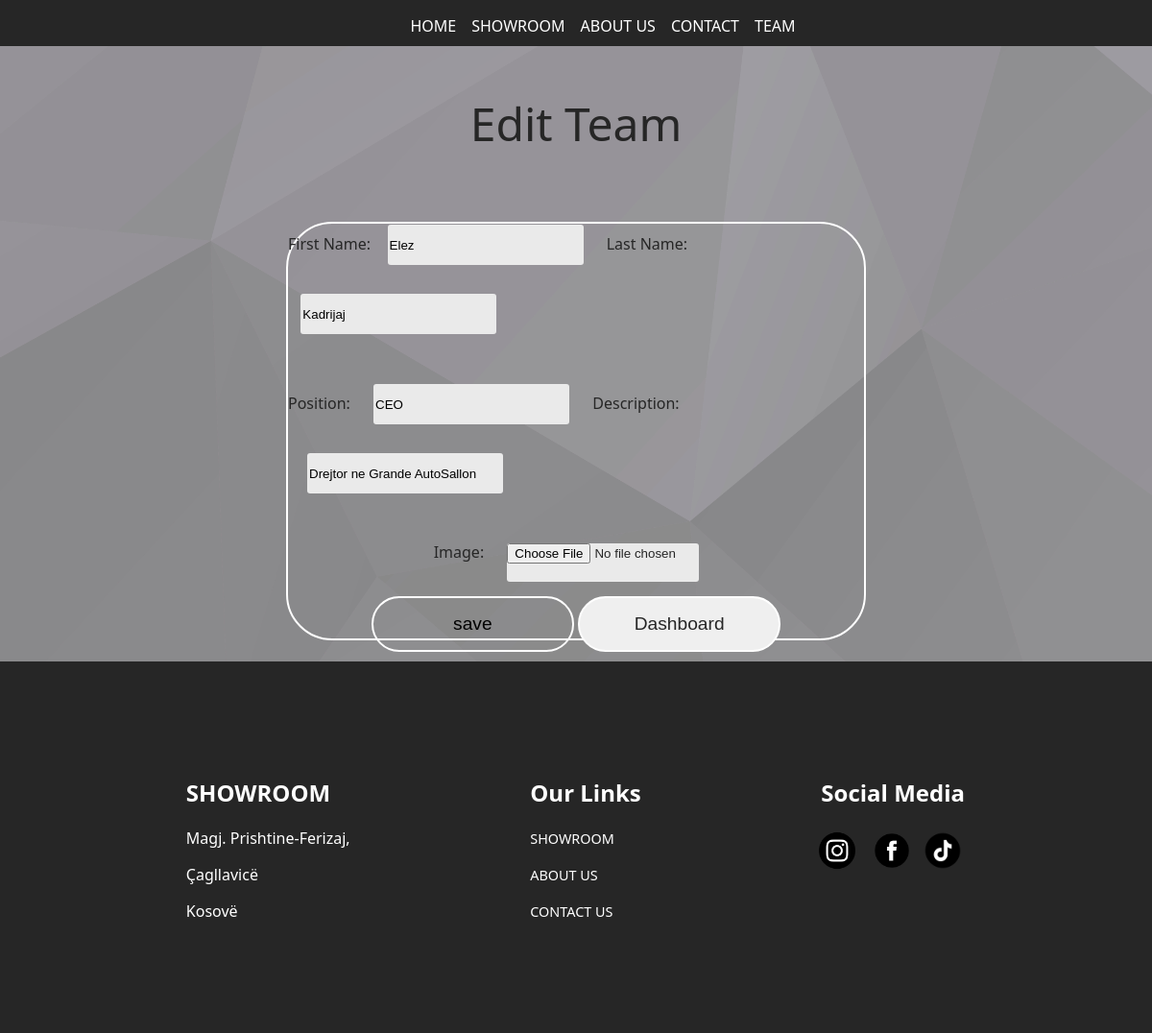
The page /edit-team.php?id=6 on the database as committed earlier.
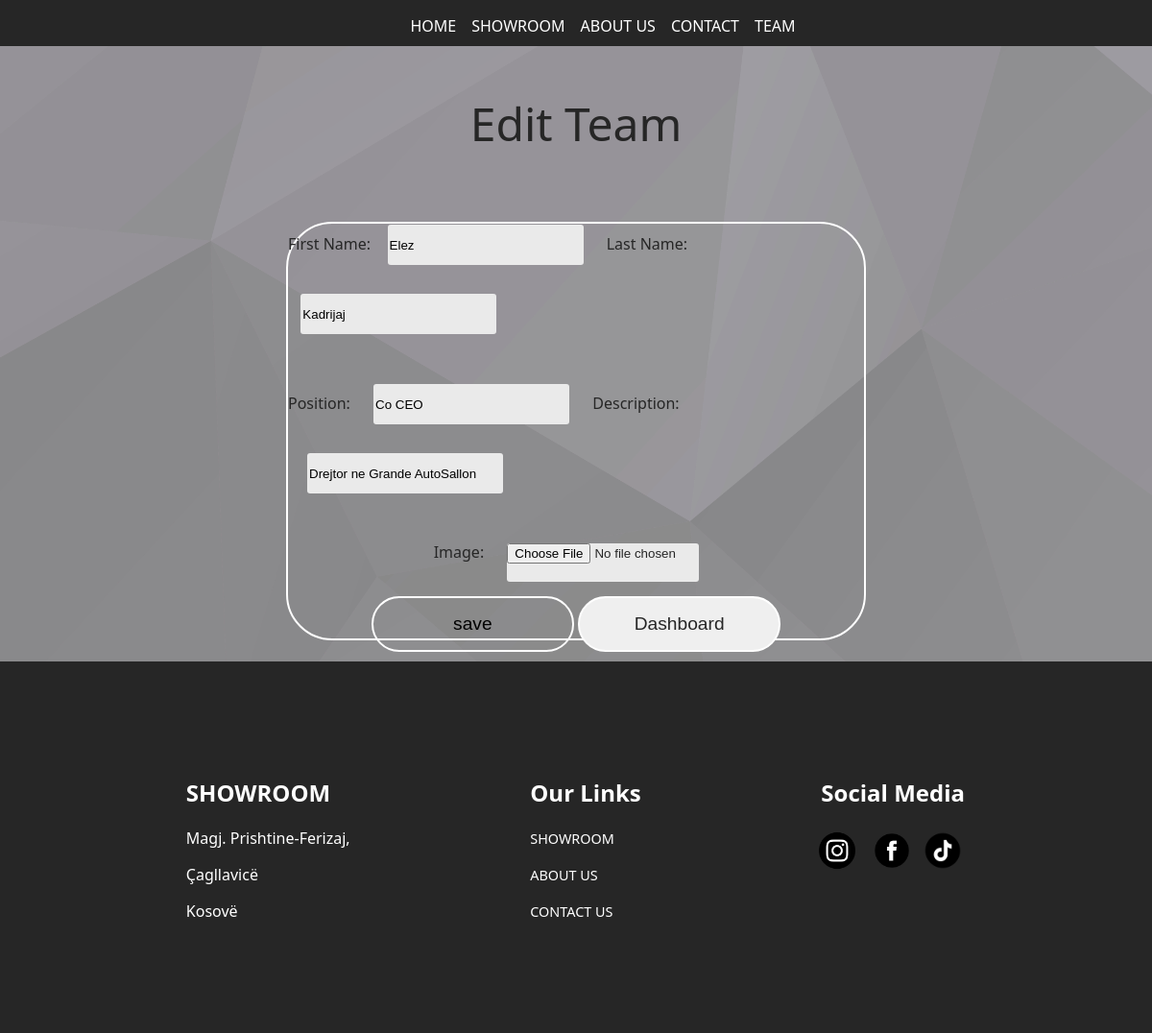
The same page on the database as committed later.
### tables this page shows
CREATE TABLE `team` (
  `ID` int(11) NOT NULL,
  `firstname` varchar(255) NOT NULL,
  `lastname` varchar(255) NOT NULL,
  `pozita` varchar(255) NOT NULL,
  `pershkrimi` text NOT NULL,
  `img` blob NOT NULL,
  `Modifikim` varchar(255) DEFAULT NULL
);

### teamRepository.php (called while the page is built, shortened)
<?php
    class TeamRepository{
        private $connection;
        public function __construct()
        {
            $conn = new DatabaseConnection;
            $this->connection = $conn->startConnection();
        }
        function getTeamById($id){
            $conn = $this->connection;
            $sql = "SELECT * FROM team WHERE ID=?";
            $statement = $conn->prepare($sql);
            $statement->execute([$id]);
            $team=$statement->fetch();
            return $team;
        }
    }
?>

### edit-team.php (the view, shortened to what this page needs)
<?php
include 'teamRepository.php';
$id = $_GET['id'];
$strep = new TeamRepository();
$team = $strep->getTeamById($id);
?>
<!DOCTYPE html>
<html>
<head>
    <link rel="stylesheet" href="edit.css">
</head>
<body>
    <?php
        include('header.php');
        echo $header1;
    ?>
    <div class="edit-title">
        <p>Edit Team</p>
    </div>
    <div class="form-div">
        <form class="edit-form" action="<?php echo $_SERVER['PHP_SELF'] . '?id=' . $id; ?>" method="POST">
             <div>
                <label class="team-lable-1" for="">First Name:</label>
                <input class="input-field-3" type="text" name="firstName" value="<?php echo $team['firstname']?>">
                <label for="">Last Name:</label>
                <input class="input-field-3" type="text" name="lastName" value="<?php echo $team['lastname']?>">
            </div><br>
            <div>
                <label for="">Position:</label>
                <input class="input-field" type="text" name="pozita" value="<?php echo $team['pozita']?>">
                <label for="">Description:</label>
                <input class="input-field" type="text" name="pershkrimi" value="<?php echo $team['pershkrimi']?>">
            </div><br>
            <div>
                <label for="">Image:</label>
                <input  class="input-field" type="file" name="image"  value="<?php echo $team['img']?>">
            </div>
            <div>
                <input class="edit-submit" type="submit" name="editBtn" value="save">
                <button type="submit" class="edit-submit"><a href="AdminDashboard.php">Dashboard</a></button>
            </div>
        </form>
    </div>
    <?php
        include('footer.php');
        echo $footer1;
    ?>
</body>
</html>

Rows that differ between the two databases and show on the page:
changed team "Elez": pozita "CEO" → "Co CEO"
